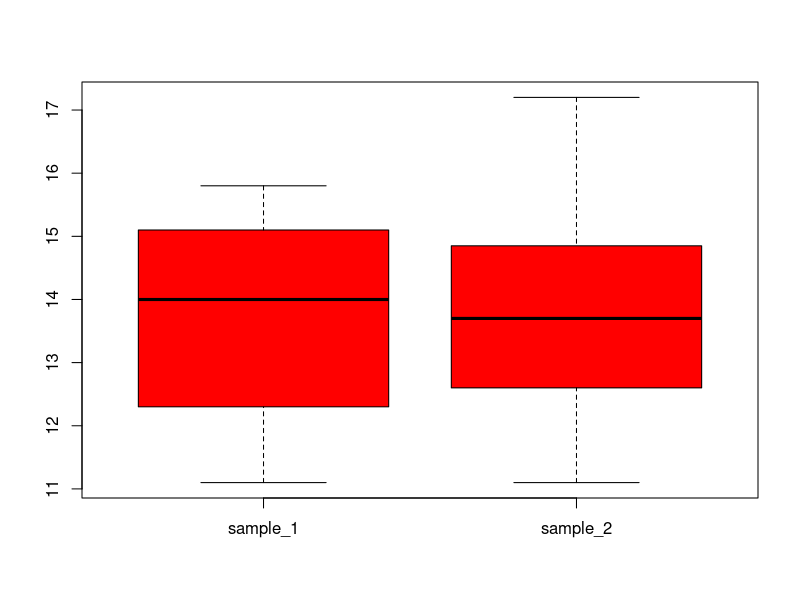

Generate this figure with R:
level_of_significance<-0.05;
alpha<-0.05/2;
alpha;
data1<-c(12.3,11.4,14.2,15.3,14.8,13.8,11.1,15.1,15.8,13.2);
n1<-length(data1);
n1;
s1<-sd(data1);
s1;
x_bar1<-mean(data1);
x_bar1;
data2<-c(11.1,17.2,13.4,15.2,14.1,13.0,12.5,11.5,12.7,14.5,15.3,14.0);
n2<-length(data2);
n2;
s2<-sd(data2);
s2;
x_bar2<-mean(data2);
x_bar2;
t_tab1<-qt(alpha,n1+n2-2);
t_tab1;
t_tab2<-qt(1-alpha,n1+n2-2);
t_tab2;
boxplot(list(sample_1=data1,sample_2=data2),col="red");

ratio_sd<-(s1/s2);
ratio_sd;
sp<-(((n1-1)*(s1*s1))+((n2-1)*(s2*s2)))/(n1+n2-2);
t_cal<-(x_bar1-x_bar2)/sqrt(sp^2*((1/n1)+(1/n2)));
t_cal;
